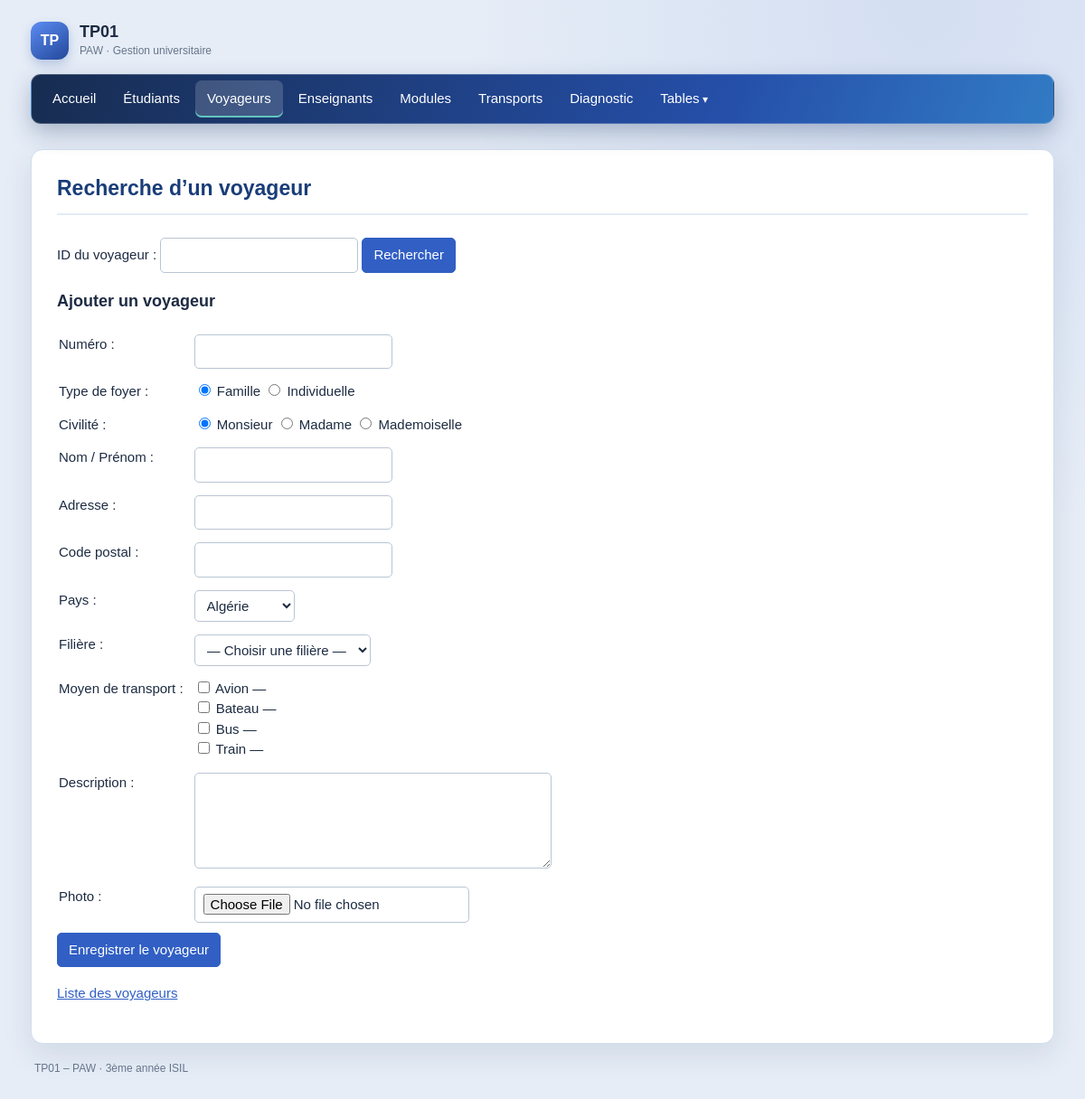
The app's page /personne/voyageurs.php with its own data.
### tables this page shows
CREATE TABLE IF NOT EXISTS moyen_transport (
  libelle      VARCHAR(20)  NOT NULL PRIMARY KEY,
  description  VARCHAR(500) NOT NULL DEFAULT ''
);

### includes/fonctions.php (called while the page is built, shortened)
<?php
function h($texte): string
{
    return htmlspecialchars((string)$texte, ENT_QUOTES, 'UTF-8');
}

### includes/donnees.php (called while the page is built, shortened)
<?php
$CIVILITES    = ['Monsieur', 'Madame', 'Mademoiselle'];
$TYPES_FOYER  = ['Famille', 'Individuelle'];
$PAYS         = ['Algérie', 'France', 'Belgique', 'Tunisie', 'Maroc', 'Allemagne', 'Italie', 'Espagne', 'Canada', 'États-Unis'];

### personne/voyageurs.php (the view, shortened to what this page needs)
<?php
require_once __DIR__ . '/../config/database.php';
require_once __DIR__ . '/../includes/fonctions.php';
require_once __DIR__ . '/../includes/donnees.php';
$idRecherche = $_GET['id'] ?? $_POST['id'] ?? '';
$modeRecherche = array_key_exists('id', $_GET)
    || ($_SERVER['REQUEST_METHOD'] === 'POST' && ($_POST['action'] ?? null) === 'modifier_voyageur');
$stmt = $pdo->prepare('SELECT libelle, description FROM moyen_transport ORDER BY libelle');
$stmt->execute();
$transports = $stmt->fetchAll();
$nouveauVoyageur = [
    'numero' => '',
    'type_foyer' => $TYPES_FOYER[0],
    'civilite' => $CIVILITES[0],
    'nom_prenom' => '',
    'adresse' => '',
    'code_postal' => '',
    'pays' => $PAYS[0],
    'filiere_code' => '',
    'description' => '',
];
$transportsCreation = [];
require __DIR__ . '/../includes/header.php';
?>
<form method="get" action="voyageurs.php">
    <label for="recherche-id">ID du voyageur :</label>
    <input type="text" name="id" id="recherche-id" inputmode="numeric" pattern="[1-9][0-9]*"
           value="<?= h($idRecherche) ?>" required>
    <button type="submit">Rechercher</button>
</form>
<?php if (!$modeRecherche): ?>
<h2>Ajouter un voyageur</h2>
<form method="post" action="voyageurs.php" enctype="multipart/form-data">
    <table class="formulaire">
        <tr><td>Numéro :</td><td><input type="text" name="numero" maxlength="10" value="<?= h($nouveauVoyageur['numero']) ?>" required></td></tr>
        <tr>
            <td>Type de foyer :</td>
            <td><?php foreach ($TYPES_FOYER as $typeFoyerOption): ?>
                <label><input type="radio" name="type_foyer" value="<?= h($typeFoyerOption) ?>" <?= $nouveauVoyageur['type_foyer'] === $typeFoyerOption ? 'checked' : '' ?> required> <?= h($typeFoyerOption) ?></label>
            <?php endforeach; ?></td>
        </tr>
        <tr>
            <td>Civilité :</td>
            <td><?php foreach ($CIVILITES as $civiliteOption): ?>
                <label><input type="radio" name="civilite" value="<?= h($civiliteOption) ?>" <?= $nouveauVoyageur['civilite'] === $civiliteOption ? 'checked' : '' ?> required> <?= h($civiliteOption) ?></label>
            <?php endforeach; ?></td>
        </tr>
        <tr><td>Nom / Prénom :</td><td><input type="text" name="nom_prenom" maxlength="80" value="<?= h($nouveauVoyageur['nom_prenom']) ?>" required></td></tr>
        <tr><td>Adresse :</td><td><input type="text" name="adresse" maxlength="150" value="<?= h($nouveauVoyageur['adresse']) ?>" required></td></tr>
        <tr><td>Code postal :</td><td><input type="text" name="code_postal" maxlength="10" value="<?= h($nouveauVoyageur['code_postal']) ?>" required></td></tr>
        <tr>
            <td>Pays :</td>
            <td><select name="pays" required>
                <?php foreach ($PAYS as $paysOption): ?>
                    <option value="<?= h($paysOption) ?>" <?= $nouveauVoyageur['pays'] === $paysOption ? 'selected' : '' ?>><?= h($paysOption) ?></option>
                <?php endforeach; ?>
            </select></td>
        </tr>
        <tr>
            <td>Filière :</td>
            <td><select name="filiere_code" required>
                <option value="">— Choisir une filière —</option>
            </select></td>
        </tr>
        <tr>
            <td>Moyen de transport :</td>
            <td>
                <?php foreach ($transports as $transportOption): ?>
                    <label><input type="checkbox" name="transport[]" value="<?= h($transportOption['libelle']) ?>" <?= in_array($transportOption['libelle'], $transportsCreation, true) ? 'checked' : '' ?>> <?= h($transportOption['libelle']) ?> — <?= h($transportOption['description']) ?></label><br>
                <?php endforeach; ?>
            </td>
        </tr>
        <tr><td>Description :</td><td><textarea name="description" maxlength="500" rows="4" cols="40"><?= h($nouveauVoyageur['description']) ?></textarea></td></tr>
        <tr><td>Photo :</td><td><input type="file" name="photo" accept="image/jpeg,image/png,image/gif"></td></tr>
    </table>
    <button type="submit">Enregistrer le voyageur</button>
</form>
<?php else: ?>
<p><a href="voyageurs.php">Créer un nouveau voyageur</a></p>
<?php endif; ?>
<p><a href="voyageur_liste.php">Liste des voyageurs</a></p>
<?php require __DIR__ . '/../includes/footer.php'; ?>

### css/style.css (style rules this page uses)
:root { color-scheme: light; --ink: #1d2b42; --muted: #66758b; --primary: #315fc4; --primary-dark: #23489a; --line: #d9e2ef; --surface: #fff; --background: #e6edf7; --accent: #62c5bf; }
* { box-sizing: border-box; }
body { background: radial-gradient(ellipse at 85% 0%, rgb(49 95 196 / 10%), transparent 32rem), var(--background); color: var(--ink); font-family: Arial, sans-serif; font-size: 15px; line-height: 1.5; margin: 0; }
h2 { font-size: 18px; }
a { color: var(--primary); }
table.formulaire td { padding: 6px 10px 6px 0; vertical-align: top; }
input[type=text], input[type=number], input[type=date], input[type=file], select, textarea { max-width: 100%; border: 1px solid #b9c5d3; border-radius: 5px; background: #fff; color: var(--ink); font: inherit; padding: 7px 9px; }
button, input[type=submit] { border: 1px solid var(--primary); border-radius: 5px; background: var(--primary); color: #fff; font: inherit; padding: 7px 12px; margin: 3px 3px 3px 0; cursor: pointer; }

### records on screen
moyen_transport: libelle "Avion"
moyen_transport: libelle "Bateau"
moyen_transport: libelle "Bus"
moyen_transport: libelle "Train"

### other values on screen
$titre "Recherche d’un voyageur"
$typeFoyerOption "Famille"
$typeFoyerOption "Individuelle"
$civiliteOption "Monsieur"
$civiliteOption "Madame"
$civiliteOption "Mademoiselle"
form field pays "Algérie"
